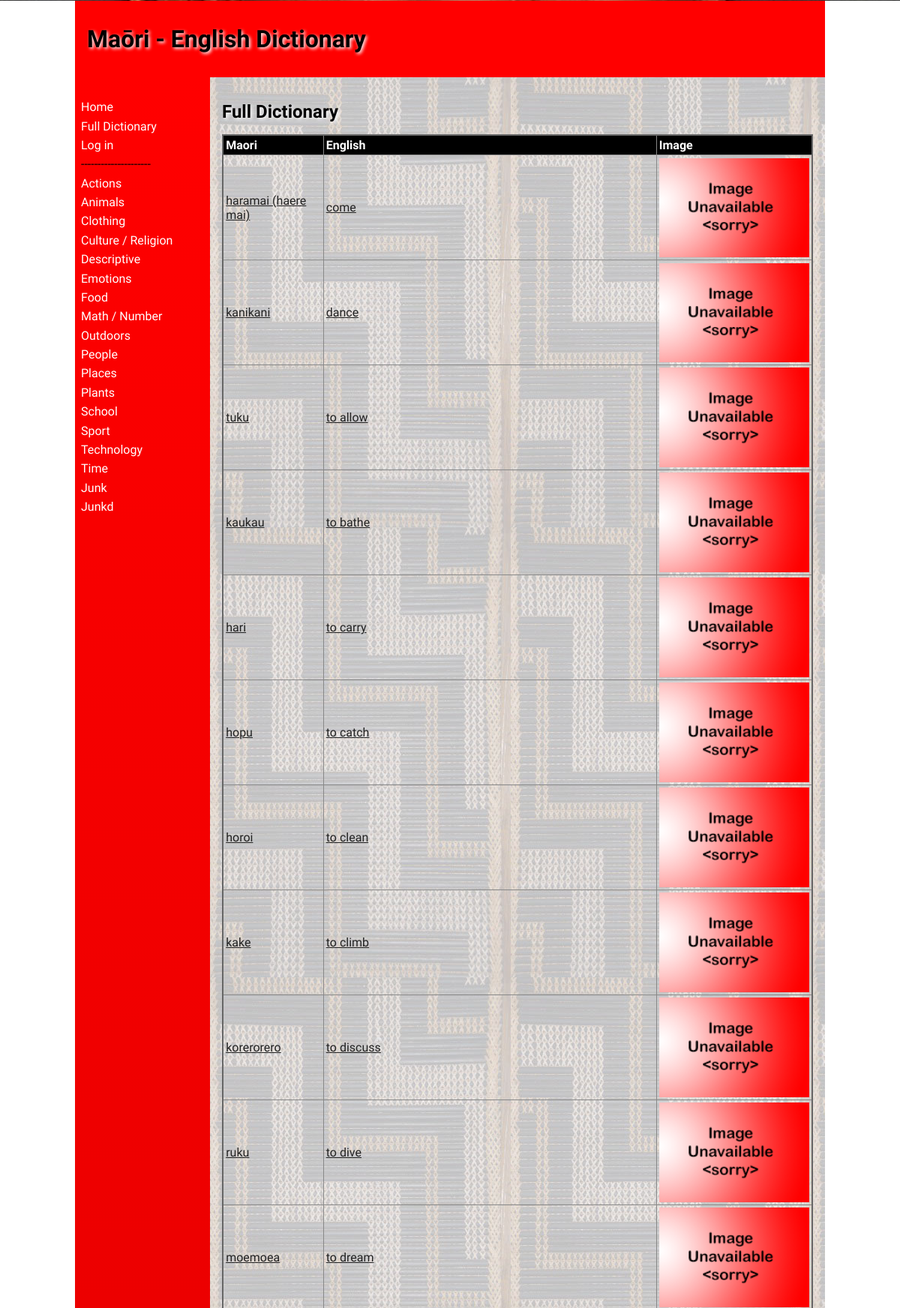
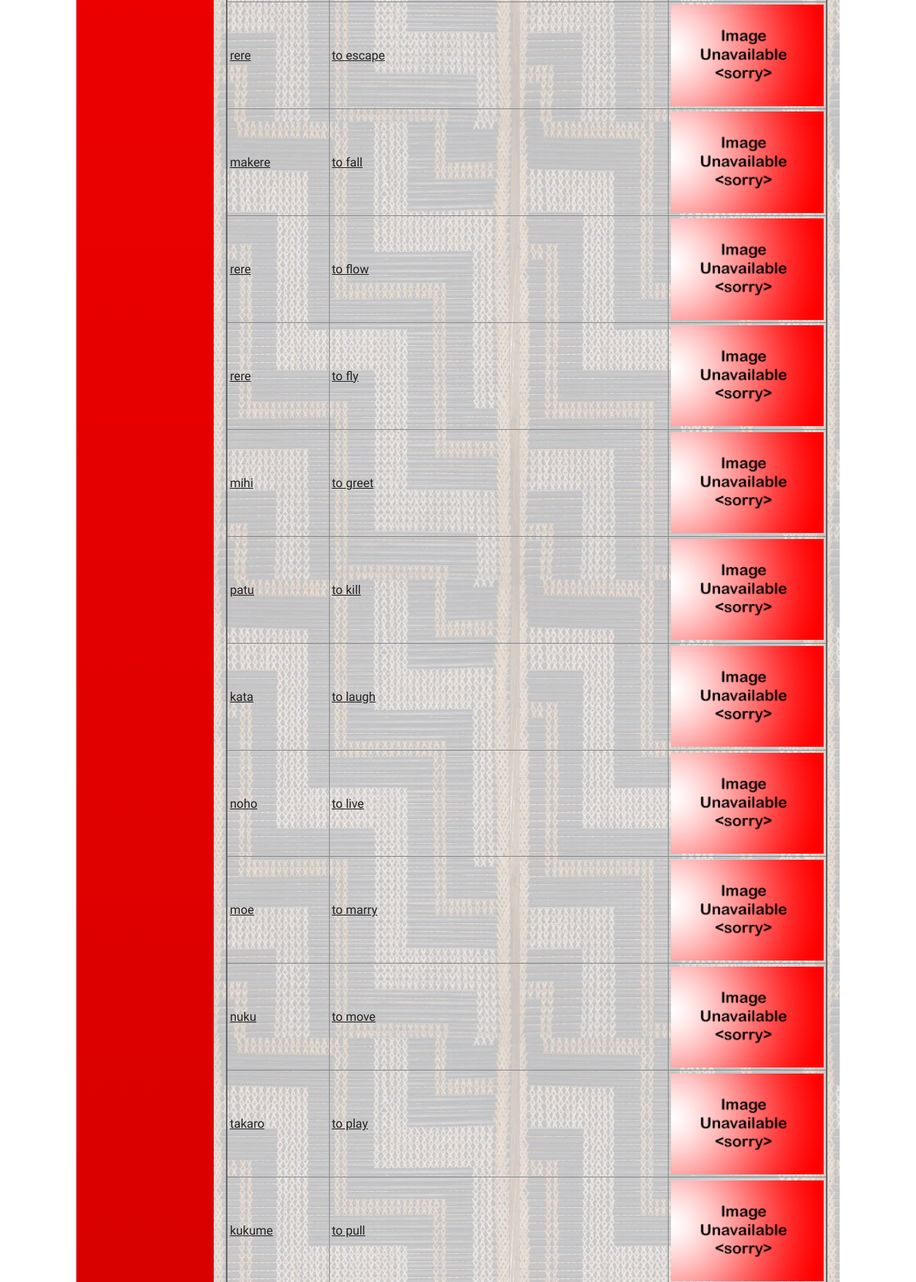
The page /full_dictionary (upper part) on the database its author committed (2 pictures, top to bottom).
### tables this page shows
CREATE TABLE "categories" (
	id integer PRIMARY KEY AUTOINCREMENT,
	category_names varchar
, user_created boolean);

CREATE TABLE "words"
(
	id integer
		primary key autoincrement,
	user_id integer not null
		constraint words_user_details_id_fk
			references user_details,
	category_id integer,
	maori varchar,
	english varchar,
	definition varchar,
	level integer,
	timestamp datetime,
	image varchar
);

### app.py (the view)
@app.route('/full_dictionary')
def render_full_dictionary():
    con = create_connection(DB_NAME)
    cur = con.cursor()
    query = "SELECT * FROM words"
    cur.execute(query)
    fetched_words = cur.fetchall()
    con.close()
    return render_template('full_dictionary.html', logged_in=is_logged_in(), category_list=category_list(),
                           category_words=fetched_words, teacher_perms=is_teacher())

### app.py (called while the page is built)
def create_connection(db_file):
    try:
        connection = sqlite3.connect(db_file)
        connection.execute('pragma foreign_keys=ON')
        return connection
    except Error as e:
        print(e)
    return None

def is_logged_in():
    if session.get("email") is None:
        print("Not logged in")
        return False
    else:
        print("Logged in")
        return True

def is_teacher():
    if not is_logged_in() or (session.get("teacher") is (None or 0)):
        print("Not teacher logged in")
        return False
    else:
        print("Teacher logged in")
        return True

def category_list():
    con = create_connection(DB_NAME)
    cur = con.cursor()
    query = "SELECT * FROM categories"
    cur.execute(query)
    queried_categories = cur.fetchall()
    con.close()
    return queried_categories

### templates/full_dictionary.html (shortened to what this page needs)
{% extends 'base.html' %}
{% block main %}
<table class="table">
    <h2>Full Dictionary</h2>
    <thead>
        <tr>
            <th>Maori</th>
            <th>English</th>
            <th>Image</th>
        </tr>
    </thead>
    <tbody>
    {% for category_word in category_words %}
    <tr>
        <td><a href="/word/{{ category_word [0] }}">{{ category_word[3] }}</a></td>
        <td><a href="/word/{{ category_word [0] }}">{{ category_word[4] }}</a></td>
        <td><img src="/static/images/{{ category_word [8] }}"></td>
    </tr>
    {% endfor %}
    </tbody>
</table>
{% endblock %}

### templates/base.html (shortened to what this page needs)
<!doctype html>
<html lang="en">
<head>
    <link href="{{ url_for('static', filename='css/style.css') }}" rel="stylesheet">
</head>
<body>
<div id="container">
    <header>
        <h1>Maōri - English Dictionary</h1>
    </header>
    <nav>
        <ul>
            <li><a href="\">Home</a></li>
            <li><a href="/full_dictionary">Full Dictionary</a></li>
            {% if logged_in %}
                {% if teacher_perms %}
                    <li><a href="/add_category">Add Category</a></li>
                    <li><a href="/add_word">Add Word</a></li>
                {% endif %}
                <a href="/logout">Log out</a>
            {% else %}
                <li><a href="/login">Log in</a></li>
            {% endif %}
        <li>---------------------</li>
            {% for category in category_list %}
            <li><a href="/category/{{ category[0] }}">{{ category[1] }}</a></li>
            {% endfor %}
        </ul>
    </nav>
    <main>
        {% block main%}{% endblock %}
    </main>
</div>
</body>
</html>

### static/css/style.css (style rules this page uses)
* { font-family: Comfortaa, sans-serif; margin: 0; padding: 0; box-sizing: border-box; }
#container { display: grid; grid-template-columns: 75px auto; grid-template-areas: 'nav header' 'main main' 'footer footer'; }
header { grid-area: header; background-color: #f00; padding: 1rem; }
nav { grid-area: nav; }
main { grid-area: main; padding: 1rem; background-color: #edd; }
h1, h2, h3, h4 { padding: 1rem 0; font-family: 'Suez One', serif; color: #000; text-shadow: 2px 2px 4px #fff; }
a { color: #222; }
img { width: 100%; }
table { width: 100%; border: 2px solid #666; border-collapse: collapse; }
img { display: block; margin-left: auto; margin-right: auto; height: auto; width:200px; }
th, td { border: 1px solid #888; padding: 0.2rem; text-align: left; }
th { background-color: #000; color: #fff; }
@media only screen and (min-width: 768px) { #container { grid-template-columns: 180px auto; grid-template-areas: 'header header' 'nav main' 'footer footer'; } }
@media only screen and (min-width: 768px) { nav { background: linear-gradient(180deg, rgba(255,0,0,1) 0%, rgba(0, 0, 0, 1) 50%, rgba(255,0,0,1) 100%); padding: 0.5rem; } }
@media only screen and (min-width: 768px) { nav ul { list-style: none; } }
@media only screen and (min-width: 768px) { nav li { padding: 0.2rem 0; } }
@media only screen and (min-width: 768px) { nav a { color: #fff; text-decoration: none; } }
@media only screen and (min-width: 768px) { main { background-image: url('/static/images/poutama.jpg'); } }
@media only screen and (min-width: 1000px) { #container { width: 1000px; margin: auto; } }

### rows shown on the page
categories: category_names "Actions"
categories: category_names "Animals"
categories: category_names "Clothing"
categories: category_names "Culture / Religion"
categories: category_names "Descriptive"
categories: category_names "Emotions"
categories: category_names "Food"
categories: category_names "Math / Number"
categories: category_names "Outdoors"
categories: category_names "People"
categories: category_names "Places"
categories: category_names "Plants"
categories: category_names "School"
categories: category_names "Sport"
categories: category_names "Technology"
categories: category_names "Time"
categories: category_names "Junk"
categories: category_names "Junkd"
words: maori "haramai (haere mai)", english "come", image (placeholder picture)
words: maori "kanikani", english "dance", image (placeholder picture)
words: maori "tuku", english "to allow", image (placeholder picture)
words: maori "kaukau", english "to bathe", image (placeholder picture)
words: maori "hari", english "to carry", image (placeholder picture)
words: maori "hopu", english "to catch", image (placeholder picture)
words: maori "horoi", english "to clean", image (placeholder picture)
words: maori "kake", english "to climb", image (placeholder picture)
words: maori "korerorero", english "to discuss", image (placeholder picture)
words: maori "ruku", english "to dive", image (placeholder picture)
words: maori "moemoea", english "to dream", image (placeholder picture)
words: maori "rere", english "to escape", image (placeholder picture)
words: maori "makere", english "to fall", image (placeholder picture)
words: maori "rere", english "to flow", image (placeholder picture)
words: maori "rere", english "to fly", image (placeholder picture)
words: maori "mihi", english "to greet", image (placeholder picture)
words: maori "patu", english "to kill", image (placeholder picture)
words: maori "kata", english "to laugh", image (placeholder picture)
words: maori "noho", english "to live", image (placeholder picture)
words: maori "moe", english "to marry", image (placeholder picture)
words: maori "nuku", english "to move", image (placeholder picture)
words: maori "takaro", english "to play", image (placeholder picture)
words: maori "kukume", english "to pull", image (placeholder picture)
